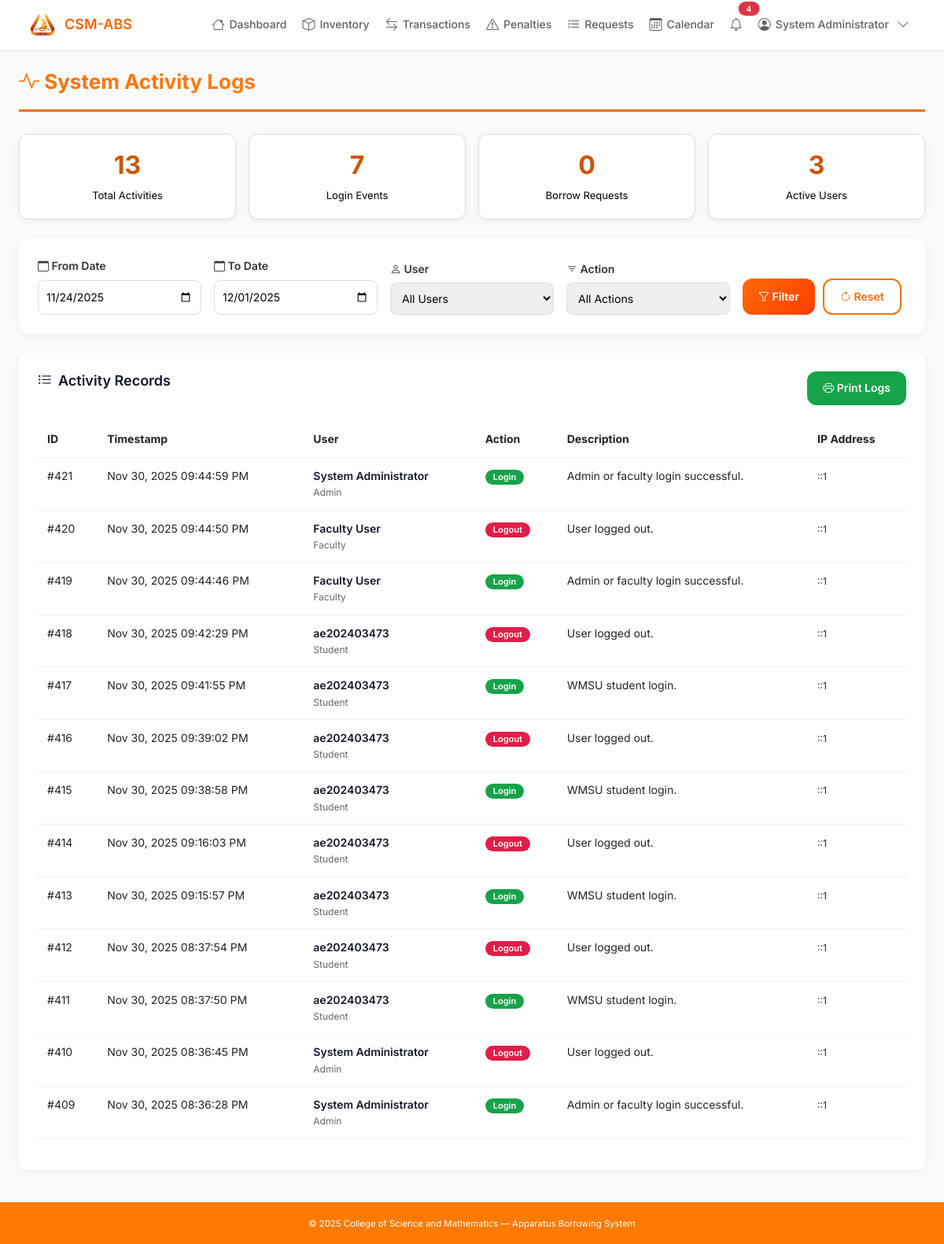
Page /activity_logs.php (signed in) on the committed database.
### tables this page shows
CREATE TABLE `activity_logs` (
  `log_id` int(11) NOT NULL,
  `user_id` int(11) DEFAULT NULL,
  `action` varchar(255) NOT NULL,
  `description` text DEFAULT NULL,
  `timestamp` datetime DEFAULT current_timestamp(),
  `ip_address` varchar(45) DEFAULT NULL
);

CREATE TABLE `users` (
  `user_id` int(11) NOT NULL,
  `first_name` varchar(50) NOT NULL,
  `last_name` varchar(50) NOT NULL,
  `middle_initial` char(1) DEFAULT NULL,
  `username` varchar(50) NOT NULL,
  `password` varchar(255) NOT NULL,
  `role` enum('admin','faculty','student','assistant') NOT NULL,
  `full_name` varchar(100) DEFAULT NULL,
  `email` varchar(100) DEFAULT NULL
);

### activity_logs.php (the view, shortened to what this page needs)
<?php
require_once __DIR__ . '/includes/header.php';
$date_from = $_GET['date_from'] ?? date('Y-m-d', strtotime('-7 days'));
$date_to = $_GET['date_to'] ?? date('Y-m-d');
$query = "
    SELECT l.*, u.full_name, u.role, u.email
    FROM activity_logs l
    LEFT JOIN users u ON l.user_id = u.user_id
    WHERE DATE(l.timestamp) BETWEEN '$date_from' AND '$date_to'
";
$query .= " ORDER BY l.timestamp DESC LIMIT 500";
$logs = mysqli_query($conn, $query);
$total_logs = mysqli_num_rows(mysqli_query($conn, "SELECT * FROM activity_logs WHERE DATE(timestamp) BETWEEN '$date_from' AND '$date_to'"));
$login_count = mysqli_num_rows(mysqli_query($conn, "SELECT * FROM activity_logs WHERE action='Login' AND DATE(timestamp) BETWEEN '$date_from' AND '$date_to'"));
$requests_made = mysqli_num_rows(mysqli_query($conn, "SELECT * FROM activity_logs WHERE action='Borrow Request' AND DATE(timestamp) BETWEEN '$date_from' AND '$date_to'"));
$unique_users = mysqli_num_rows(mysqli_query($conn, "SELECT DISTINCT user_id FROM activity_logs WHERE DATE(timestamp) BETWEEN '$date_from' AND '$date_to'"));
?>
<div class="page-header">
    <h2><i class="bi bi-activity"></i> System Activity Logs</h2>
</div>
<div class="stat-cards">
    <div class="stat-card">
        <h3><?= $total_logs ?></h3>
        <p>Total Activities</p>
    </div>
    <div class="stat-card">
        <h3><?= $login_count ?></h3>
        <p>Login Events</p>
    </div>
    <div class="stat-card">
        <h3><?= $requests_made ?></h3>
        <p>Borrow Requests</p>
    </div>
    <div class="stat-card">
        <h3><?= $unique_users ?></h3>
        <p>Active Users</p>
    </div>
</div>
<div class="filter-card">
    <form method="GET" class="filter-form">
        <div class="form-group">
            <label><i class="bi bi-calendar"></i> From Date</label>
            <input type="date" name="date_from" value="<?= $date_from ?>">
        </div>
        <div class="form-group">
            <label><i class="bi bi-calendar"></i> To Date</label>
            <input type="date" name="date_to" value="<?= $date_to ?>">
        </div>
        <div class="form-group">
            <label><i class="bi bi-person"></i> User</label>
            <select name="filter_user">
                <option value="">All Users</option>
            </select>
        </div>
        <div class="form-group">
            <label><i class="bi bi-filter"></i> Action</label>
            <select name="filter_action">
                <option value="">All Actions</option>
            </select>
        </div>
        <div style="display: flex; gap: 10px;">
            <button type="submit" class="btn-filter">
                <i class="bi bi-funnel"></i> Filter
            </button>
            <a href="activity_logs.php" class="btn-reset">
                <i class="bi bi-arrow-clockwise"></i> Reset
            </a>
        </div>
    </form>
</div>
<div class="logs-card">
    <div style="display: flex; justify-content: space-between; align-items: center; margin-bottom: 20px;">
        <h3><i class="bi bi-list-ul"></i> Activity Records</h3>
        <button class="export-btn" onclick="window.print()">
            <i class="bi bi-printer"></i> Print Logs
        </button>
    </div>
    <div class="table-responsive">
        <table class="table">
            <thead>
                <tr>
                    <th>ID</th>
                    <th>Timestamp</th>
                    <th>User</th>
                    <th>Action</th>
                    <th>Description</th>
                    <th>IP Address</th>
                </tr>
            </thead>
            <tbody>
                <?php if (mysqli_num_rows($logs) > 0): ?>
                    <?php while ($log = mysqli_fetch_assoc($logs)): ?>
                    <tr>
                        <td>#<?= $log['log_id'] ?></td>
                        <td><?= date('M d, Y h:i:s A', strtotime($log['timestamp'])) ?></td>
                        <td>
                            <div class="user-info">
                                <span class="user-name"><?= htmlspecialchars($log['full_name'] ?: $log['email'] ?: 'User #' . $log['user_id']) ?></span>
                                <span class="user-role"><?= ucfirst($log['role'] ?: 'N/A') ?></span>
                            </div>
                        </td>
                        <td>
                            <?php
                            $action_lower = strtolower($log['action']);
                            $badge_class = 'badge-default';
                            if (strpos($action_lower, 'login') !== false) $badge_class = 'badge-login';
                            elseif (strpos($action_lower, 'logout') !== false) $badge_class = 'badge-logout';
                            elseif (strpos($action_lower, 'request') !== false) $badge_class = 'badge-request';
                            elseif (strpos($action_lower, 'approve') !== false) $badge_class = 'badge-approve';
                            elseif (strpos($action_lower, 'reject') !== false) $badge_class = 'badge-reject';
                            elseif (strpos($action_lower, 'release') !== false) $badge_class = 'badge-release';
                            elseif (strpos($action_lower, 'return') !== false) $badge_class = 'badge-return';
                            ?>
                            <span class="badge <?= $badge_class ?>"><?= htmlspecialchars($log['action']) ?></span>
                        </td>
                        <td><?= htmlspecialchars($log['description']) ?></td>
                        <td><small><?= htmlspecialchars($log['ip_address'] ?: 'N/A') ?></small></td>
                    </tr>
                    <?php endwhile; ?>
                <?php else: ?>
                    <tr><td colspan="6" class="text-center">No activity logs found for the selected filters.</td></tr>
                <?php endif; ?>
            </tbody>
        </table>
    </div>
</div>
<?php require_once __DIR__ . '/includes/footer.php'; ?>

### includes/header.php (style rules this page uses)
:root { --primary: #FF6600; --primary-dark: #E65100; --primary-light: #FFE0CC; --gray-50: #FAFAFA; --gray-100: #F5F5F5; --gray-200: #EEEEEE; --gray-300: #E0E0E0; --gray-700: #616161; --gray-900: #212121; --radius: 8px; --shadow-sm: 0 1px 3px rgba(0,0,0,0.05); --shadow-md: 0 2px 6px rgba(0,0,0,0.08); }
* { margin: 0; padding: 0; box-sizing: border-box; }
body { font-family: 'Inter', -apple-system, BlinkMacSystemFont, 'Segoe UI', sans-serif; font-size: 14px; color: var(--gray-900); background: var(--gray-50); line-height: 1.6; }

### activity_logs.php (style rules this page uses)
* { box-sizing: border-box; margin: 0; padding: 0; }
.page-header { margin-bottom: 28px; padding-bottom: 20px; border-bottom: 3px solid #FF6F00; }
.page-header h2 { background: linear-gradient(135deg, #FF6F00, #FFA040); -webkit-background-clip: text; -webkit-text-fill-color: transparent; font-size: 26px; margin: 0; font-weight: 700; }
.stat-cards { display: grid; grid-template-columns: repeat(auto-fit, minmax(180px, 1fr)); gap: 16px; margin-bottom: 24px; }
.stat-card { background: #fff; padding: 20px; border-radius: 12px; border: 1px solid #ddd; text-align: center; box-shadow: 0 2px 8px rgba(0,0,0,0.06); }
.stat-card h3 { font-size: 32px; font-weight: 700; color: #cc5500; margin: 0 0 8px 0; }
.stat-card p { font-size: 13px; color: #000; margin: 0; }
.filter-card { background: #fff; padding: 24px; border-radius: 12px; margin-bottom: 24px; box-shadow: 0 2px 8px rgba(0,0,0,0.06); }
.filter-form { display: grid; grid-template-columns: repeat(auto-fit, minmax(200px, 1fr)); gap: 16px; align-items: end; }
.form-group label { display: block; margin-bottom: 6px; font-weight: 600; color: #333; font-size: 14px; }
.form-group input, .form-group select { width: 100%; padding: 10px; border: 1px solid #ddd; border-radius: 8px; font-size: 14px; }
.btn-filter { background: linear-gradient(135deg, #FF6B00, #FF3D00); color: white; padding: 10px 20px; border-radius: 12px; border: none; font-weight: 600; cursor: pointer; }
.btn-reset { background: #fff; color: #FF6F00; padding: 10px 20px; border-radius: 12px; border: 2px solid #FF6F00; font-weight: 600; cursor: pointer; text-decoration: none; display: inline-block; }
.logs-card { background: #fff; padding: 24px; border-radius: 12px; box-shadow: 0 2px 8px rgba(0,0,0,0.06); }
.logs-card h3 { font-size: 18px; font-weight: 600; color: #111827; margin-bottom: 20px; display: flex; align-items: center; gap: 8px; }
.table { width: 100%; border-collapse: collapse; }
.table thead { background: linear-gradient(135deg, #FF6F00, #FFA040); color: #fff; }
.table th, .table td { padding: 12px; text-align: left; font-size: 14px; border-bottom: 1px solid #f0f0f0; }
.badge { padding: 4px 10px; border-radius: 12px; font-weight: 600; font-size: 11px; }
.badge-login { background: #16A34A; color: #fff; }
.badge-logout { background: #E11D48; color: #fff; }
.user-info { display: flex; flex-direction: column; }
.user-name { font-weight: 600; color: #111827; }
.user-role { font-size: 12px; color: #666; }
.export-btn { background: #16A34A; color: white; padding: 10px 20px; border-radius: 12px; border: none; font-weight: 600; cursor: pointer; text-decoration: none; display: inline-block; }

### rows in the picture
activity_logs: log_id "421", timestamp "Nov 30, 2025 09:44:59 PM", user.full_name "System Administrator", user.role "Admin", action "Login", description "Admin or faculty login successful.", ip_address "::1"
activity_logs: log_id "420", timestamp "Nov 30, 2025 09:44:50 PM", user.full_name "Faculty User", user.role "Faculty", action "Logout", description "User logged out.", ip_address "::1"
activity_logs: log_id "419", timestamp "Nov 30, 2025 09:44:46 PM", user.full_name "Faculty User", user.role "Faculty", action "Login", description "Admin or faculty login successful.", ip_address "::1"
activity_logs: log_id "418", timestamp "Nov 30, 2025 09:42:29 PM", user.full_name "ae202403473", user.role "Student", action "Logout", description "User logged out.", ip_address "::1"
activity_logs: log_id "417", timestamp "Nov 30, 2025 09:41:55 PM", user.full_name "ae202403473", user.role "Student", action "Login", description "WMSU student login.", ip_address "::1"
activity_logs: log_id "416", timestamp "Nov 30, 2025 09:39:02 PM", user.full_name "ae202403473", user.role "Student", action "Logout", description "User logged out.", ip_address "::1"
activity_logs: log_id "415", timestamp "Nov 30, 2025 09:38:58 PM", user.full_name "ae202403473", user.role "Student", action "Login", description "WMSU student login.", ip_address "::1"
activity_logs: log_id "414", timestamp "Nov 30, 2025 09:16:03 PM", user.full_name "ae202403473", user.role "Student", action "Logout", description "User logged out.", ip_address "::1"
activity_logs: log_id "413", timestamp "Nov 30, 2025 09:15:57 PM", user.full_name "ae202403473", user.role "Student", action "Login", description "WMSU student login.", ip_address "::1"
activity_logs: log_id "412", timestamp "Nov 30, 2025 08:37:54 PM", user.full_name "ae202403473", user.role "Student", action "Logout", description "User logged out.", ip_address "::1"
activity_logs: log_id "411", timestamp "Nov 30, 2025 08:37:50 PM", user.full_name "ae202403473", user.role "Student", action "Login", description "WMSU student login.", ip_address "::1"
activity_logs: log_id "410", timestamp "Nov 30, 2025 08:36:45 PM", user.full_name "System Administrator", user.role "Admin", action "Logout", description "User logged out.", ip_address "::1"
activity_logs: log_id "409", timestamp "Nov 30, 2025 08:36:28 PM", user.full_name "System Administrator", user.role "Admin", action "Login", description "Admin or faculty login successful.", ip_address "::1"

### other values in the picture
$unread_notifications "4"
$_SESSION['full_name'] "System Administrator"
$total_logs "13"
$login_count "7"
$requests_made "0"
$unique_users "3"
